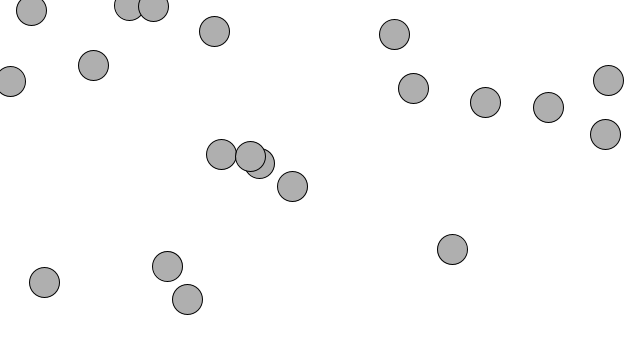
Frame 1 (no input)
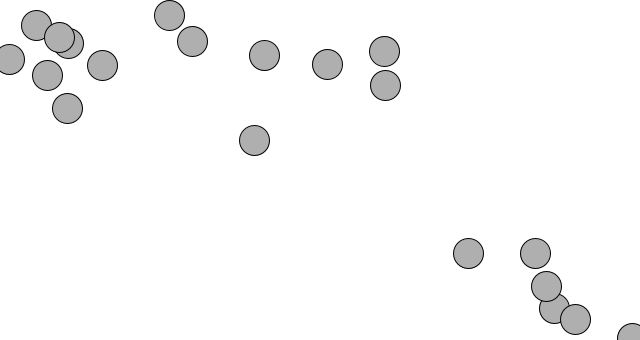
Frame 60 (the mouse pressed at the canvas centre just before this capture)
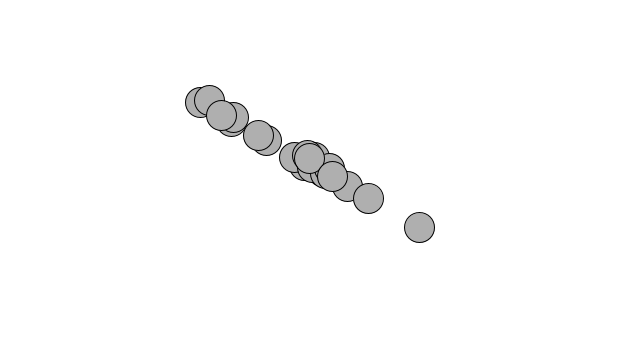
Frame 120 (the mouse held since frame 60 and released just before this capture)

The Processing sketch that drew these frames (run headless with seeded random() and noise(); from frame 60 on, the mouse is pressed at the canvas centre):

// Processing sketch: sketch_170113
// ── sketch_170113.pde
Mover[] movers = new Mover[20];  //オブジェクトの配列

void setup(){
 size(640,340);
 background(255);
 for(int i = 0; i < movers.length; i++){
  movers[i] = new Mover();       //配列内の各オブジェクトを初期化
 }  
}

void draw(){
 background(255);
 
 for(int i = 0; i < movers.length; i++){
   movers[i].update();
   movers[i].checkEdges();
   movers[i].display();
 }
} 

class Mover {
 
  PVector location;
  PVector velocity;
  PVector acceleration;
  float topspeed;
 
  Mover(){
   location = new PVector(random(width), random(height));
   velocity = new PVector(0,0);
   topspeed = 4; 
  }
  
  void update(){
   //加速度の計算アルゴリズム
   PVector mouse = new PVector(mouseX,mouseY);  //マウスを指すベクトルを求める
   PVector dir = PVector.sub(mouse,location);
   dir.normalize();      //正規化
   dir.mult(0.5);        //スケーリング
   acceleration = dir;   //加速度を設定
   
   velocity.add(acceleration); //速度は加速度によって変化し、位置は速度によって変化する
   velocity.limit(topspeed);
   location.add(velocity);
  }
  
  void display(){ //Moverを表示
    stroke(0);
    fill(175);
    ellipse(location.x,location.y,30,30);
  }  
  
  void checkEdges(){ //端での処理
    
    if(location.x > width){
     location.x = 0; 
    } else if(location.x < 0){
     location.x = width; 
    }
    
    if(location.y > height){
     location.y = 0; 
    } else if(location.y < 0){
     location.y = height; 
    }
  
  }
}
